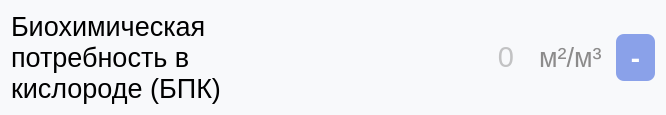
                     <widget class="QWidget" name="widget_31" native="true">
                      <property name="font">
                       <font>
                        <pointsize>36</pointsize>
                       </font>
                      </property>
                      <property name="styleSheet">
                       <string notr="true">border-radius: 8px;
background-color:rgb(248, 249, 251);
color: rgb(140, 139, 139);</string>
                      </property>
                      <layout class="QHBoxLayout" name="horizontalLayout_57">
                       <item>
                        <widget class="QLabel" name="BPK">
                         <property name="minimumSize">
                          <size>
                           <width>0</width>
                           <height>0</height>
                          </size>
                         </property>
                         <property name="maximumSize">
                          <size>
                           <width>16777215</width>
                           <height>16777215</height>
                          </size>
                         </property>
                         <property name="font">
                          <font>
                           <pointsize>20</pointsize>
                          </font>
                         </property>
                         <property name="styleSheet">
                          <string notr="true">background-color:rgb(248, 249, 251);
color: rgb(0, 0, 0);
margin-right: 0px;
</string>
                         </property>
                         <property name="inputMethodHints">
                          <set>Qt::ImhNone</set>
                         </property>
                         <property name="text">
                          <string>&lt;html&gt;&lt;head/&gt;&lt;body&gt;&lt;p&gt;Биохимическая потребность в кислороде (БПК)&lt;/p&gt;&lt;/body&gt;&lt;/html&gt;</string>
                         </property>
                         <property name="wordWrap">
                          <bool>true</bool>
                         </property>
                        </widget>
                       </item>
                       <item>
                        <widget class="QLineEdit" name="value_BPK">
                         <property name="minimumSize">
                          <size>
                           <width>0</width>
                           <height>0</height>
                          </size>
                         </property>
                         <property name="font">
                          <font>
                           <family>MS Shell Dlg 2</family>
                           <pointsize>22</pointsize>
                           <weight>50</weight>
                           <italic>false</italic>
                           <bold>false</bold>
                           <strikeout>false</strikeout>
                          </font>
                         </property>
                         <property name="styleSheet">
                          <string notr="true">background-color:rgb(248, 249, 251);
color: rgb(140, 139, 139);
outline: 0px;
padding-left: 10px;
margin-left: 20px;
margin-right: 10px;
border-top-left-radius: 0px;
border-bottom-left-radius: 00px;
border: none;


</string>
                         </property>
                         <property name="alignment">
                          <set>Qt::AlignRight|Qt::AlignTrailing|Qt::AlignVCenter</set>
                         </property>
                         <property name="placeholderText">
                          <string>0</string>
                         </property>
                        </widget>
                       </item>
                       <item>
                        <widget class="QLabel" name="dimension_BPK">
                         <property name="font">
                          <font>
                           <pointsize>20</pointsize>
                          </font>
                         </property>
                         <property name="styleSheet">
                          <string notr="true">margin-right: 1px;</string>
                         </property>
                         <property name="text">
                          <string>м²/м³</string>
                         </property>
                        </widget>
                       </item>
                       <item>
                        <widget class="QPushButton" name="clean_BPK">
                         <property name="font">
                          <font>
                           <family>Montserrat</family>
                           <pointsize>20</pointsize>
                           <weight>75</weight>
                           <bold>true</bold>
                          </font>
                         </property>
                         <property name="styleSheet">
                          <string notr="true">QPushButton {
background-color:rgb(138, 161, 233);
color:rgb(255, 255, 255);
font-weight: 600;
border-radius: 8px;
padding: 5px 15px;
outline: 0px;
}
QPushButton:hover{
background-color: rgb(125, 143, 202);
}</string>
                         </property>
                         <property name="text">
                          <string>-</string>
                         </property>
                        </widget>
                       </item>
                      </layout>
                     </widget>
